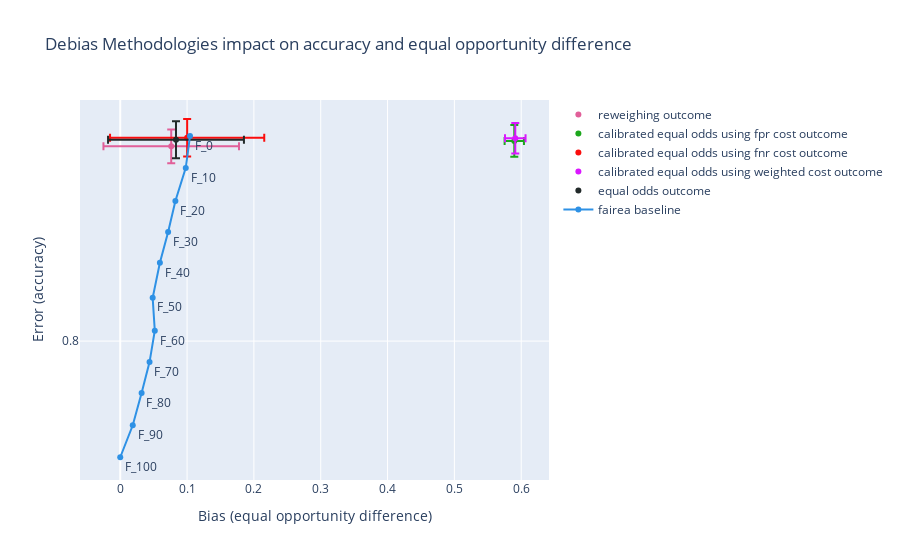

The cell this chart's notebook holds for it:
### Code cell
random_forest_bias.show_fairea_graph("accuracy", "equal opportunity difference")

### Figure 1 — Plotly figure (JSON) as saved in the notebook; plotly's stock layout.template omitted (floating-point values rounded to 4 significant figures)
{"data": [{"error_x": {"array": [-0.1014], "type": "data"}, "error_y": {"array": [-0.00527], "type": "data"}, "marker": {"color": "#E15F99"}, "mode": "markers", "name": "reweighing outcome", "showlegend": true, "type": "scatter", "x": [0.07628], "y": [0.8607]}, {"error_x": {"array": [-0.01447], "type": "data"}, "error_y": {"array": [-0.004957], "type": "data"}, "marker": {"color": "#1CA71C"}, "mode": "markers", "name": "calibrated equal odds using fpr cost outcome", "showlegend": true, "type": "scatter", "x": [0.5897], "y": [0.8624]}, {"error_x": {"array": [-0.1154], "type": "data"}, "error_y": {"array": [-0.00585], "type": "data"}, "marker": {"color": "#FB0D0D"}, "mode": "markers", "name": "calibrated equal odds using fnr cost outcome", "showlegend": true, "type": "scatter", "x": [0.1001], "y": [0.8634]}, {"error_x": {"array": [-0.01538], "type": "data"}, "error_y": {"array": [-0.004769], "type": "data"}, "marker": {"color": "#DA16FF"}, "mode": "markers", "name": "calibrated equal odds using weighted cost outcome", "showlegend": true, "type": "scatter", "x": [0.5911], "y": [0.8633]}, {"error_x": {"array": [-0.1017], "type": "data"}, "error_y": {"array": [-0.005779], "type": "data"}, "marker": {"color": "#222A2A"}, "mode": "markers", "name": "equal odds outcome", "showlegend": true, "type": "scatter", "x": [0.08342], "y": [0.8628]}, {"line": {"color": "#2E91E5"}, "mode": "lines+markers+text", "name": "fairea baseline", "showlegend": true, "text": ["F_0", "F_10", "F_20", "F_30", "F_40", "F_50", "F_60", "F_70", "F_80", "F_90", "F_100"], "textposition": "bottom right", "type": "scatter", "x": [0.1044, 0.09804, 0.08253, 0.07164, 0.05932, 0.04853, 0.05169, 0.04385, 0.03196, 0.01872, 0], "y": [0.864, 0.854, 0.8437, 0.834, 0.8244, 0.8135, 0.8032, 0.7934, 0.7838, 0.7738, 0.7638]}], "layout": {"title": {"text": "Debias Methodologies impact on accuracy and equal opportunity difference"}, "xaxis": {"dtick": 0.1, "tick0": 0, "title": {"text": "Bias (equal opportunity difference)"}}, "yaxis": {"dtick": 0.1, "tick0": 0, "title": {"text": "Error (accuracy)"}}}}
